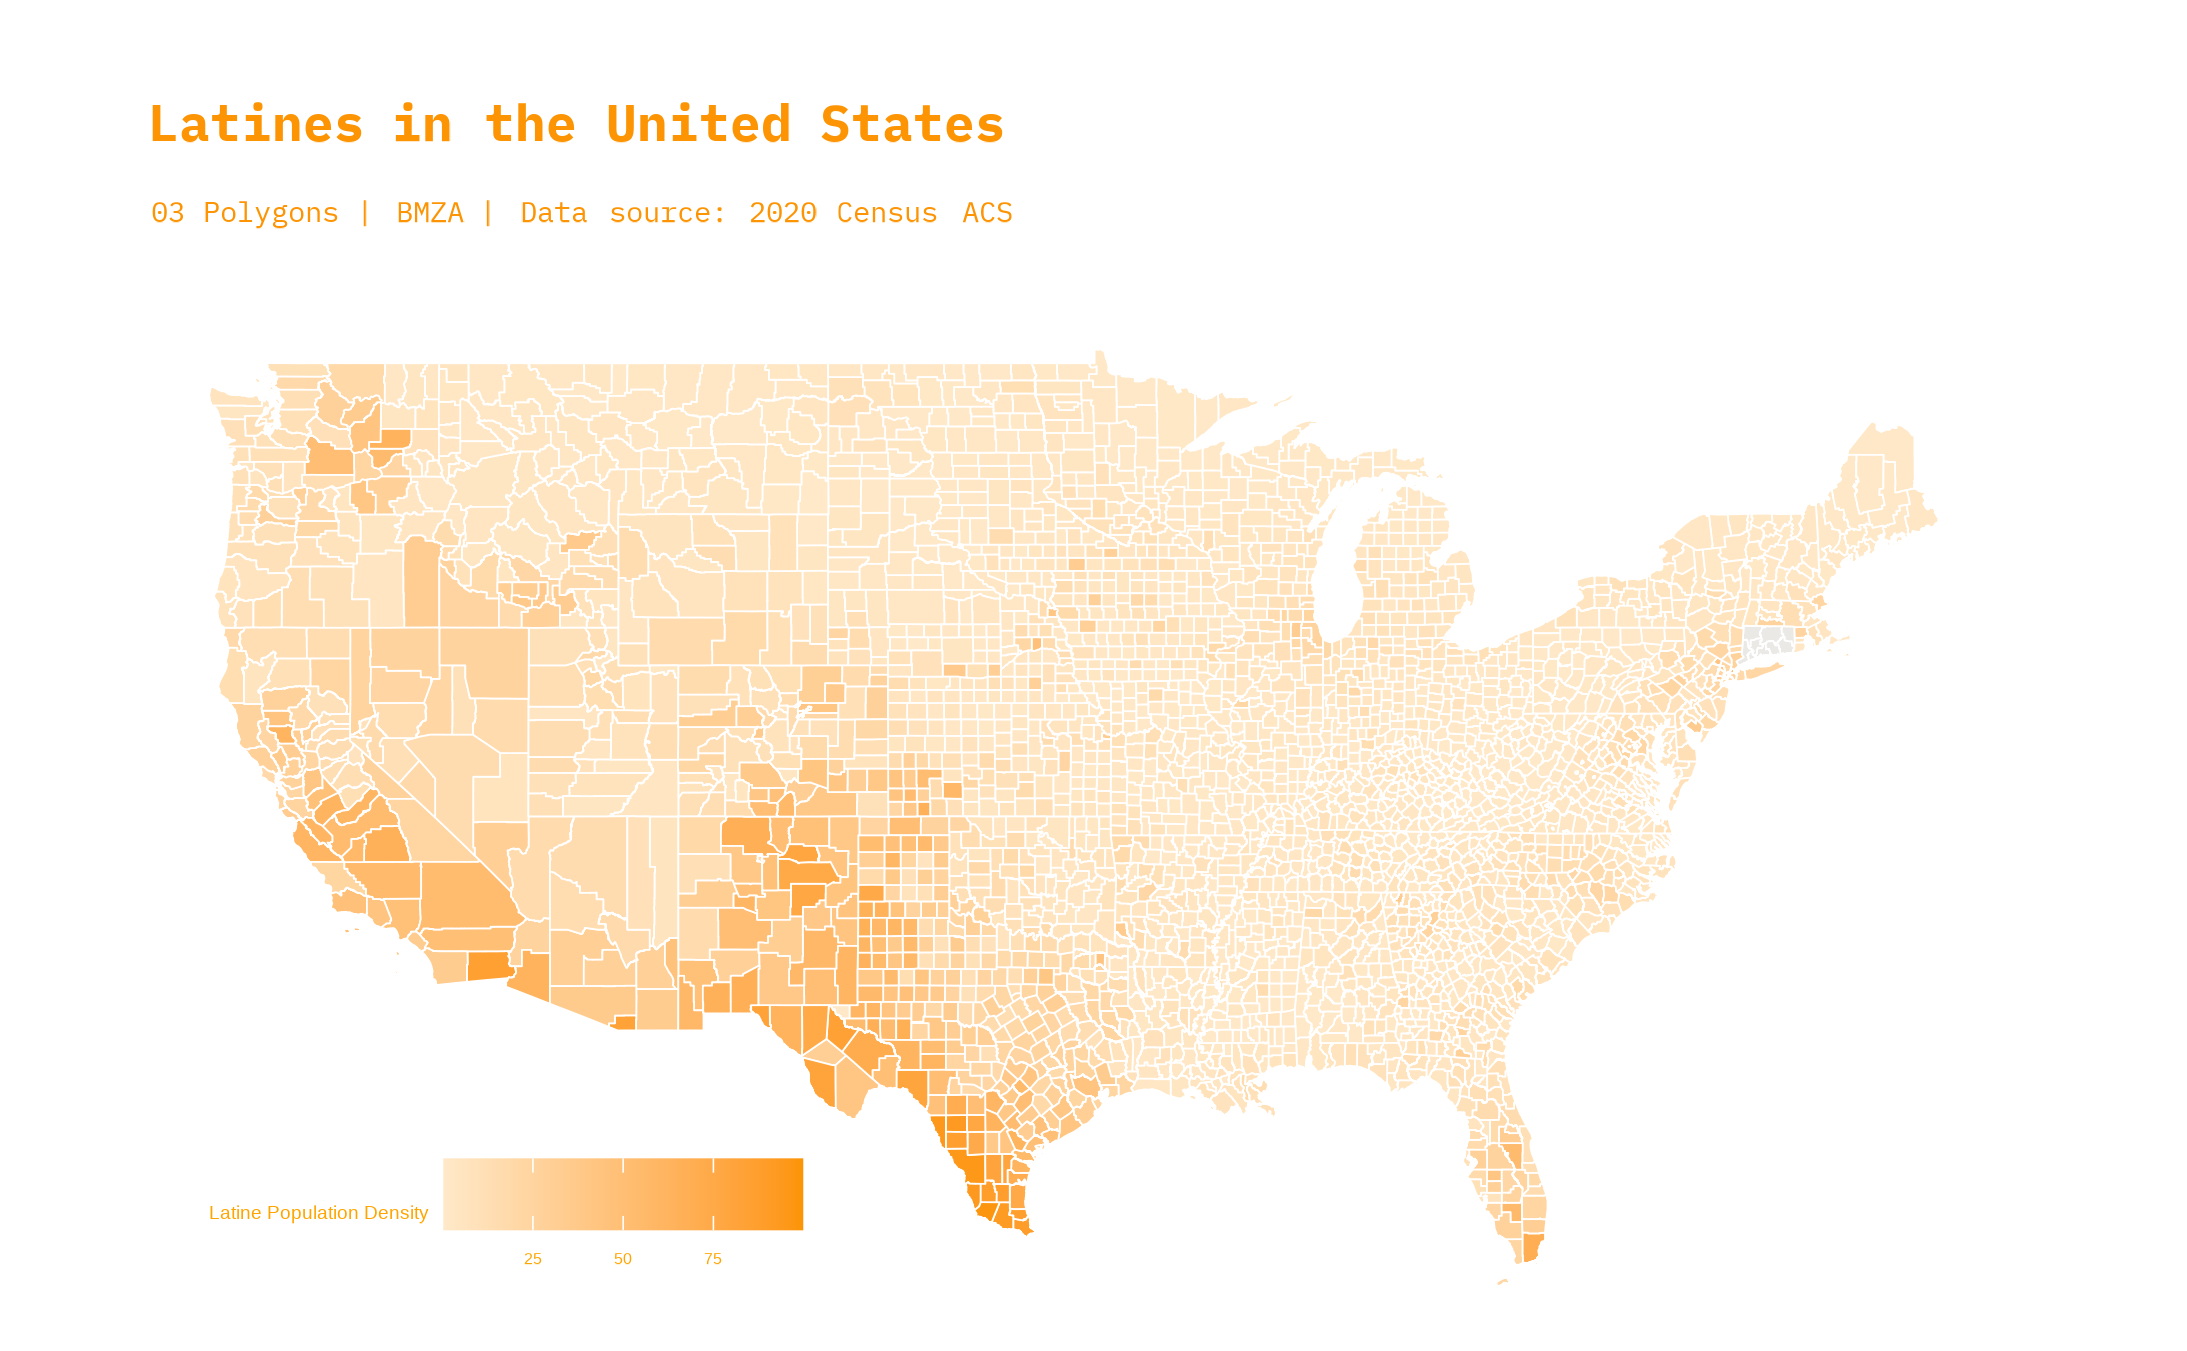

The R source for this figure:
# Import packages
library(tigris)
library(ggplot2)
library(dplyr)
library(sf)
library(viridis)
library(dplyr)
library(tigris)
library(ggtext)
library(RColorBrewer)
library(viridis)
library(showtext)
library(paletteer)
library(extrafont)
library(sf) 

# Load Google font
font_add_google("IBM Plex Mono", "ibm-plex-mono")
showtext_auto()

# Load county boundaries
us_counties <- counties(cb = TRUE, class = "sf")%>%
  filter(STATEFP != "02")

# Load Latine population data
latino_data <- read.csv("latino_population.csv", colClasses = c("GEOID" = "character"))

# Calculate Latine population density
latino_data <- latino_data %>%
  mutate(latino_density = (latino_pop / total_pop) * 100)  # Calculate percentage of Latino population

# Merge geographic and demographic data
latino_map <- us_counties %>%
  left_join(latino_data, by = "GEOID")

# Plot map
ggplot(data = latino_map) +
  
  geom_sf(aes(fill = latino_density), color = "white", size = 0.1) +
  
  scale_fill_gradient(low = "#ffe9c9", high = "#fc9403", na.value = "#ebe9e6", name = "Latine Population Density") +
  labs(title = "Latines in the United States",
       subtitle = "03 Polygons | BMZA | Data source: 2020 Census ACS") +
  coord_sf(xlim = c(-125, -65), ylim = c(25, 50))+
  theme_minimal() +
  theme(
    plot.title = element_textbox_simple(
      family = "ibm-plex-mono", color = "#fc9403", face='bold', padding = margin(20, 10, 5, 10),  # Adjust padding
      margin = margin(b = 2), size=38),
    plot.subtitle = element_textbox_simple(
      family = "ibm-plex-mono", color="#fc9403",
      padding = margin(5, 10, 10, 10),
      margin = margin(t = 0, b=2),  # Avoid top margin to keep close to title
      size = 22
    ),
    
    legend.position = c(0.2, 0.1),  # Move legend to bottom left
    legend.text = element_text(color = "orange", size = 12),  # Change text color and size
    legend.title = element_text(color = "orange", size = 14),
    legend.direction = "horizontal",
    axis.text = element_blank(),
    axis.ticks = element_blank(),
    panel.grid.major = element_blank(),
    panel.grid.minor = element_blank()
  )

# Save map
ggsave("/Users/isabellamendoza/Desktop/2024-Map-Challenge/03_polygons/03_polygons.png", bg="white")